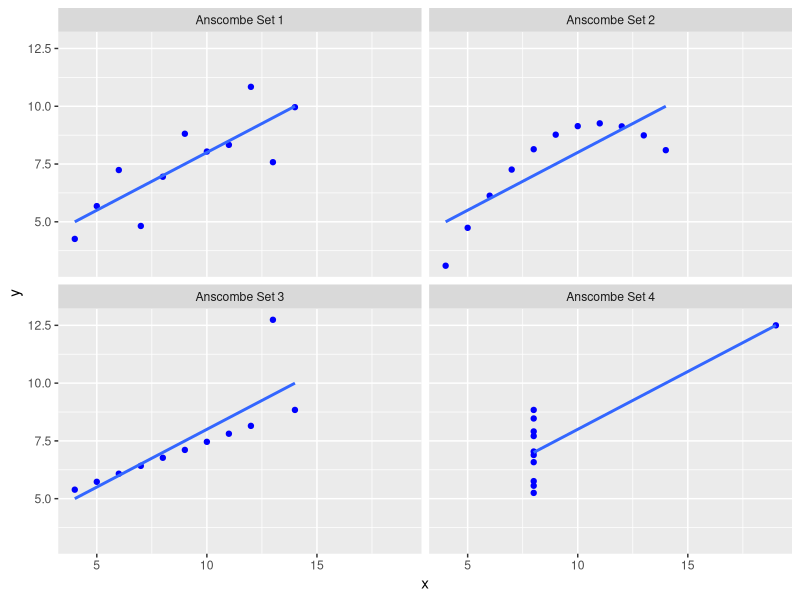
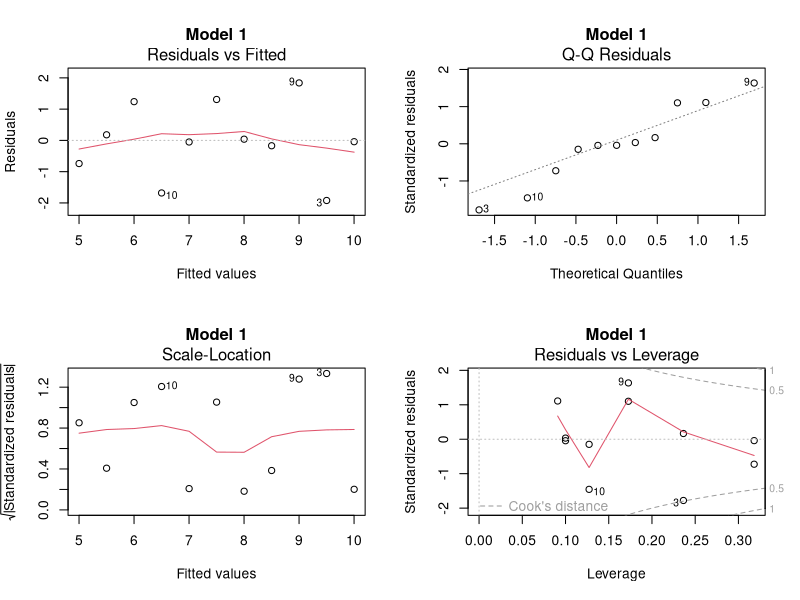
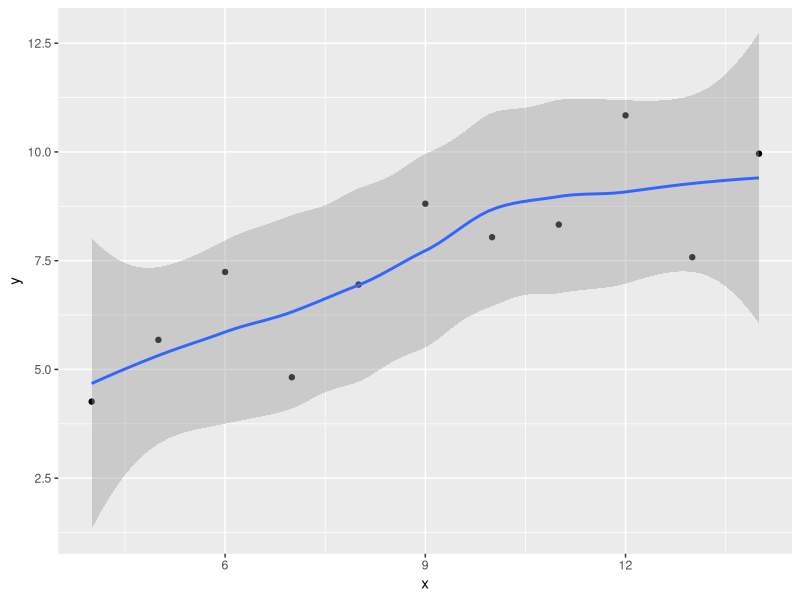
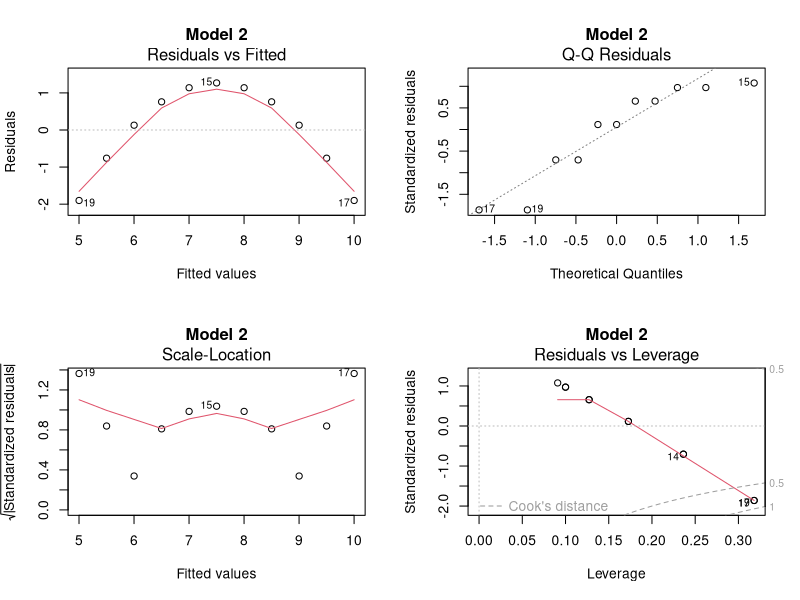
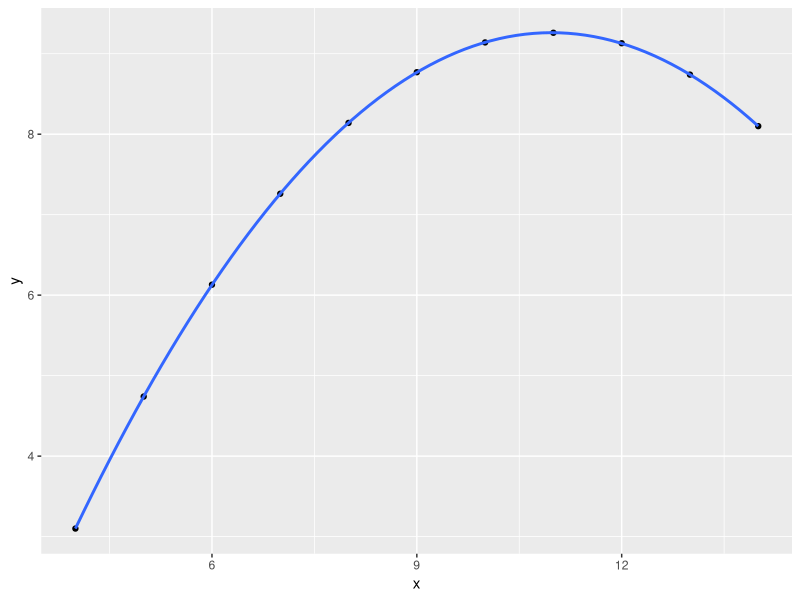
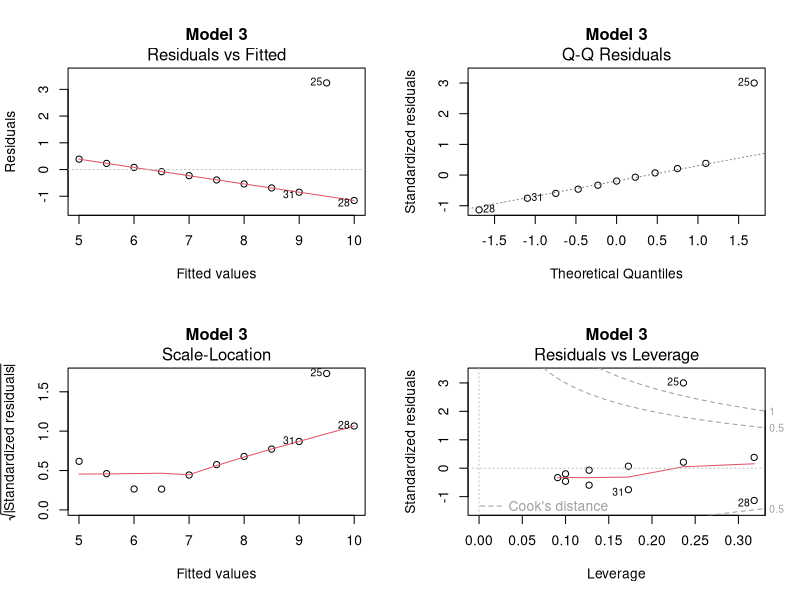
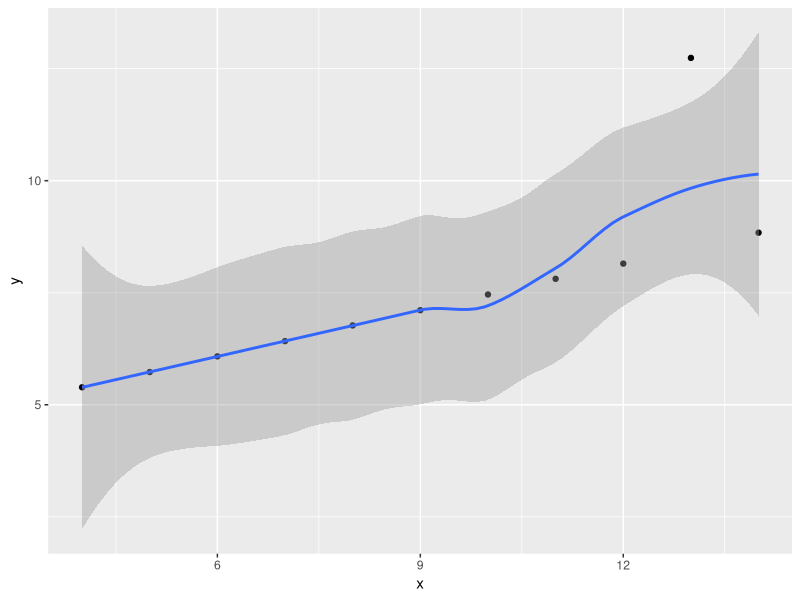
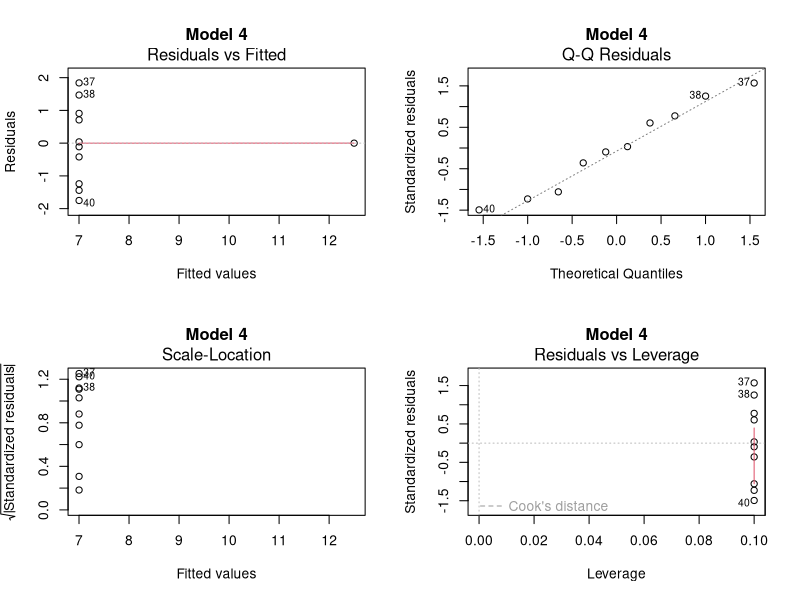

These figures' R source, in order:
## ---- chunk 1
knitr::kable(anscombe)
## ---- chunk 2
library(tidyverse)
## ---- chunk 3

anscombe.1 <- data.frame(x = anscombe[["x1"]], y = anscombe[["y1"]], Set = "Anscombe Set 1")
anscombe.2 <- data.frame(x = anscombe[["x2"]], y = anscombe[["y2"]], Set = "Anscombe Set 2")
anscombe.3 <- data.frame(x = anscombe[["x3"]], y = anscombe[["y3"]], Set = "Anscombe Set 3")
anscombe.4 <- data.frame(x = anscombe[["x4"]], y = anscombe[["y4"]], Set = "Anscombe Set 4")

anscombe.data <- rbind(anscombe.1, anscombe.2, anscombe.3, anscombe.4)
aggregate(cbind(x, y) ~ Set, anscombe.data, mean)

## ---- chunk 4
aggregate(cbind(x,y)~Set,anscombe.data,sd)
## ---- chunk 5
library(plyr)

correlation <- function(data) {
  
  x <- data.frame(r = cor(data$x, data$y))
  return(x)
  
}

ddply(.data = anscombe.data, .variables = "Set", .fun = correlation)

## ---- chunk 6
model1 <- lm(y~x, subset(anscombe.data, Set == "Anscombe Set 1"))
model2 <- lm(y~x, subset(anscombe.data, Set == "Anscombe Set 2"))
model3 <- lm(y~x, subset(anscombe.data, Set == "Anscombe Set 3"))
model4 <- lm(y~x, subset(anscombe.data, Set == "Anscombe Set 4"))
## ---- chunk 7
summary(model1)
## ---- chunk 8
summary(model2)
## ---- chunk 9
summary(model3)
## ---- chunk 10
summary(model4)
## ---- chunk 11
gg <- ggplot(anscombe.data, aes(x=x,y=y))
gg <- gg + geom_point(color = "blue")
gg <- gg + facet_wrap(~Set, ncol = 2)
gg <- gg + geom_smooth (formula = y ~ x, method = "lm", se = FALSE, data = anscombe.data)
gg
## ---- chunk 12
par(mfrow = c(2, 2))
plot(model1, main = "Model 1")
## ---- chunk 13
ggplot(data = model1, aes(x = x, y = y)) + geom_point() + geom_smooth(method = "auto", fullrange = T)
## ---- chunk 14
plot(model2, main = "Model 2")
## ---- chunk 15
ggplot(data = model2, aes(x = x, y = y)) + geom_point() + geom_smooth(method = "auto", fullrange = T)
## ---- chunk 16
plot(model3, main = "Model 3")
## ---- chunk 17
ggplot(data = model3, aes(x = x, y = y)) + geom_point() + geom_smooth(method = "auto", fullrange = T)
## ---- chunk 18
plot(model4, main = "Model 4")
## ---- chunk 19
ggplot(data = model4, aes(x = x, y = y)) + geom_point() + stat_smooth(method = "glm",formula = y ~ log10(x), fullrange = T)
